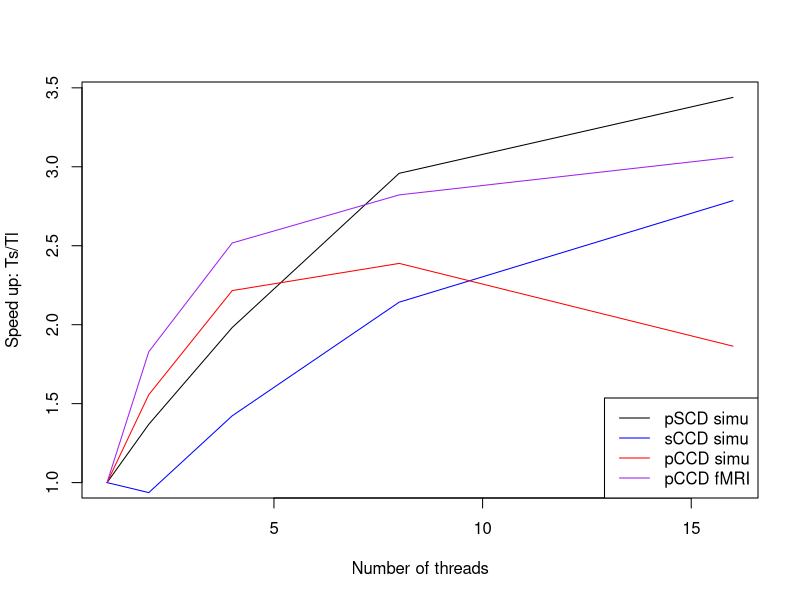
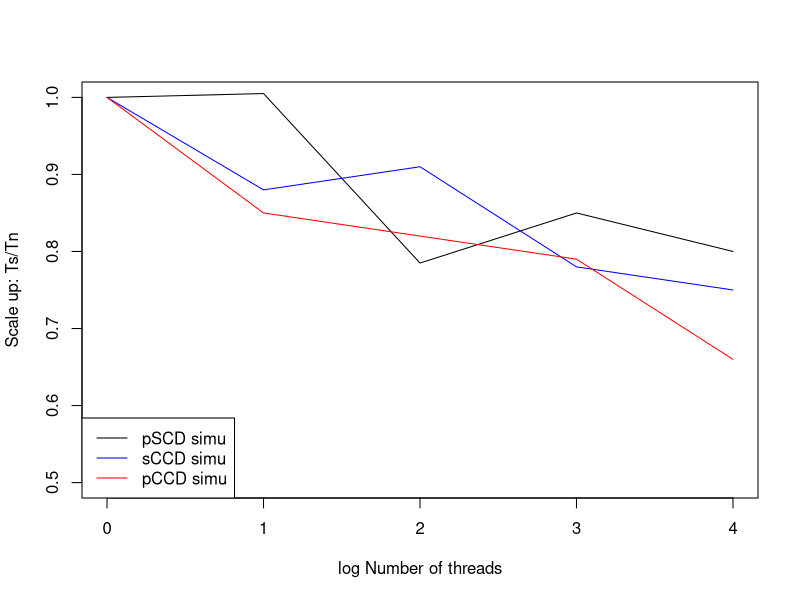

Write the R code that produced these figures, in order.
# thread 1 2 4 8 16
iter0 = c(6670, 4279, 2275, 798, 379)
thread = c(1,2,4,8,16)
t0 = c(0.61,0.59, 0.52, 0.51, 0.50)
t1 = c(26.91, 28.73, 18.91, 12.56, 9.66)
t2 = c(28.61, 18.38, 12.91, 11.98, 15.35)
t3 = c(33.61, 18.38, 13.35, 11.91, 10.98)

plot(thread, (iter0[1]+2200)/(iter0+2200),type="l",ylab="Speed up: Ts/Tl",xlab="Number of threads")
lines(thread, t1[1]/t1,col="blue")
lines(thread, t2[1]/t2,col="red")
lines(thread, t3[1]/t3,col="purple")
legend("bottomright",legend=c("pSCD simu","sCCD simu","pCCD simu","pCCD fMRI"),col=c("black","blue","red","purple"),lty=1)

t0 = c(1,1.005, 0.785, 0.85, 0.80)
t2 = c(1, 0.85, 0.82, 0.79, 0.66)
t1 = c(1, 0.88, 0.91, 0.78, 0.75)

plot(log(thread,2), t0, type="l",ylab="Scale up: Ts/Tn",xlab="log Number of threads",ylim=c(0.5,1))
lines(log(thread,2), t1, col="blue")
lines(log(thread,2), t2, col="red")
legend("bottomleft",legend=c("pSCD simu","sCCD simu","pCCD simu"),col=c("black","blue","red"),lty=1)


#datX = matrix(rnorm(10000*5000,2,4),nrow=10000)
#Y = datX%*%matrix(rep(c(1,-1,0,0,0),1000),ncol=1)
#datY = Y + rnorm(10000, 1, 3)